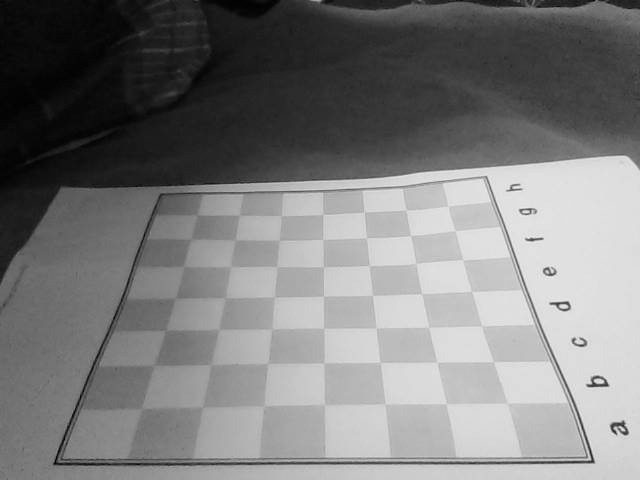
#> input picture ocv/c1.jpg, 640 x 480 px, found by its file name
$ jupyter execute --allow-errors Untitled.ipynb   (older library calls are emulated)
#> lines starting #> are read from the running program, lines starting #| are printed output that depends on the picture; after the words box and inside, x2 and y2 are one past the last pixel; in counts of white or black regions, pixels touching at a corner belong together
[cell 1]
import cv2
import numpy as np
from matplotlib import pyplot as plt

cv2.__version__

[cell 2]
gray = cv2.imread('/home/kb/PycharmProjects/ocv/c1.jpg', cv2.COLOR_BGR2GRAY)
#> gray is the input picture: shape (480, 640); min 1, max 246, mean 124.4
gray = cv2.medianBlur(gray,5)
    # cv2.imshow('test', inp)
ret,th1 = cv2.threshold(gray,127,255,cv2.THRESH_BINARY)
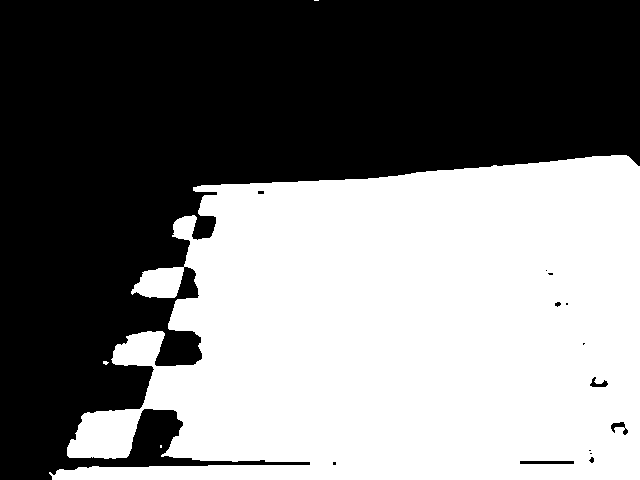
#> th1: shape (480, 640); 47.9% white; 4 white regions (3 under 20 px), largest, box (x1, y1, x2, y2) and area: (49, 155, 640, 480) 147221
th2 = cv2.adaptiveThreshold(gray,255,cv2.ADAPTIVE_THRESH_MEAN_C,\
            cv2.THRESH_BINARY,11,2)
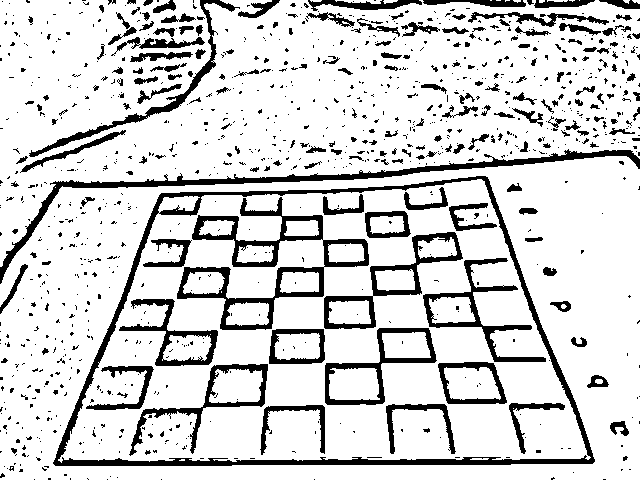
#> th2: shape (480, 640); 83.7% white; 1031 black regions (837 under 20 px), largest, box (x1, y1, x2, y2) and area: (53, 176, 595, 466) 7633, (177, 197, 369, 330) 4779, (0, 149, 640, 284) 4191
th3 = cv2.adaptiveThreshold(gray,255,cv2.ADAPTIVE_THRESH_GAUSSIAN_C,\
            cv2.THRESH_BINARY,11,2)
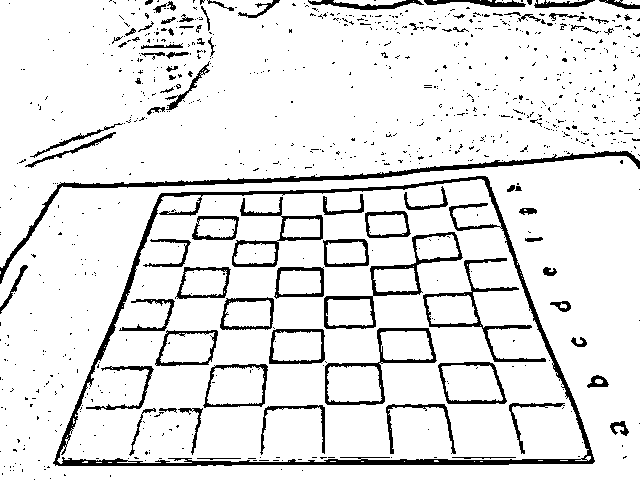
#> th3: shape (480, 640); 90.1% white; 866 black regions (781 under 20 px), largest, box (x1, y1, x2, y2) and area: (53, 176, 595, 466) 6913, (0, 151, 640, 284) 3057, (324, 232, 463, 329) 1451
titles = ['Original Image', 'Global Thresholding (v = 127)',
            'Adaptive Mean Thresholding', 'Adaptive Gaussian Thresholding']
images = [gray, th1, th2, th3]
for i in range(4):
    plt.subplot(2,2,i+1),plt.imshow(images[i],'gray')
    plt.title(titles[i])
    plt.xticks([]),plt.yticks([])
plt.show()
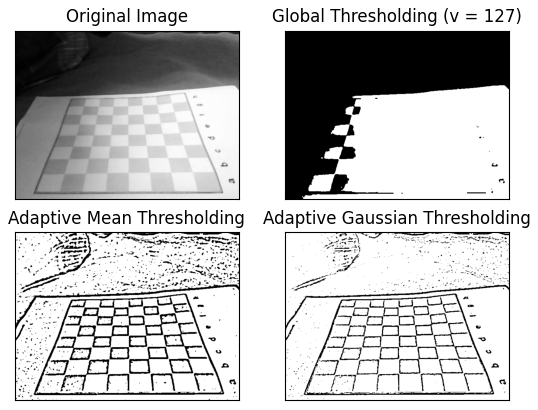
#> figure drawn by matplotlib, 4 panels
